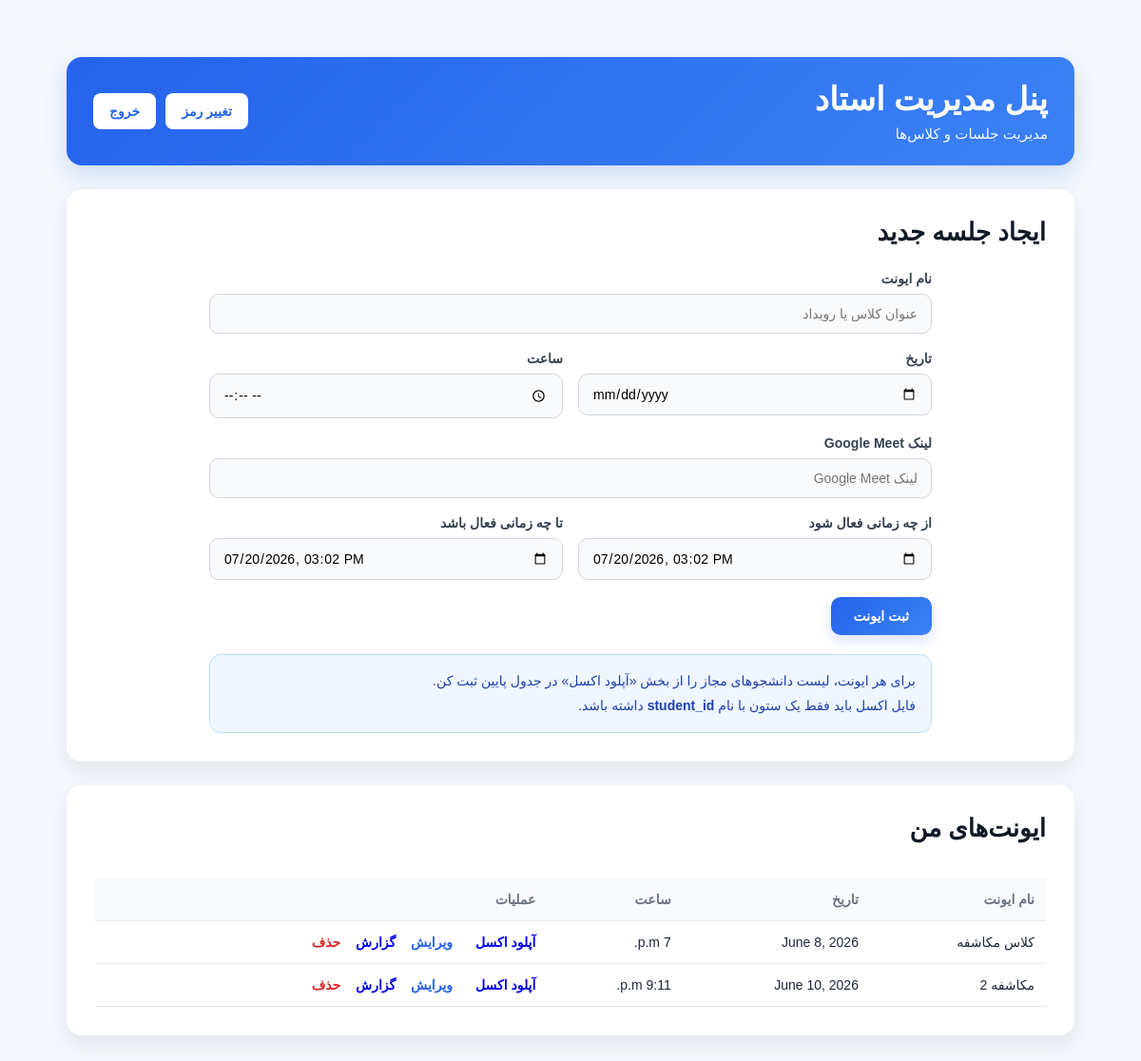
The page /dashboard/ (signed in) on the database as committed earlier.
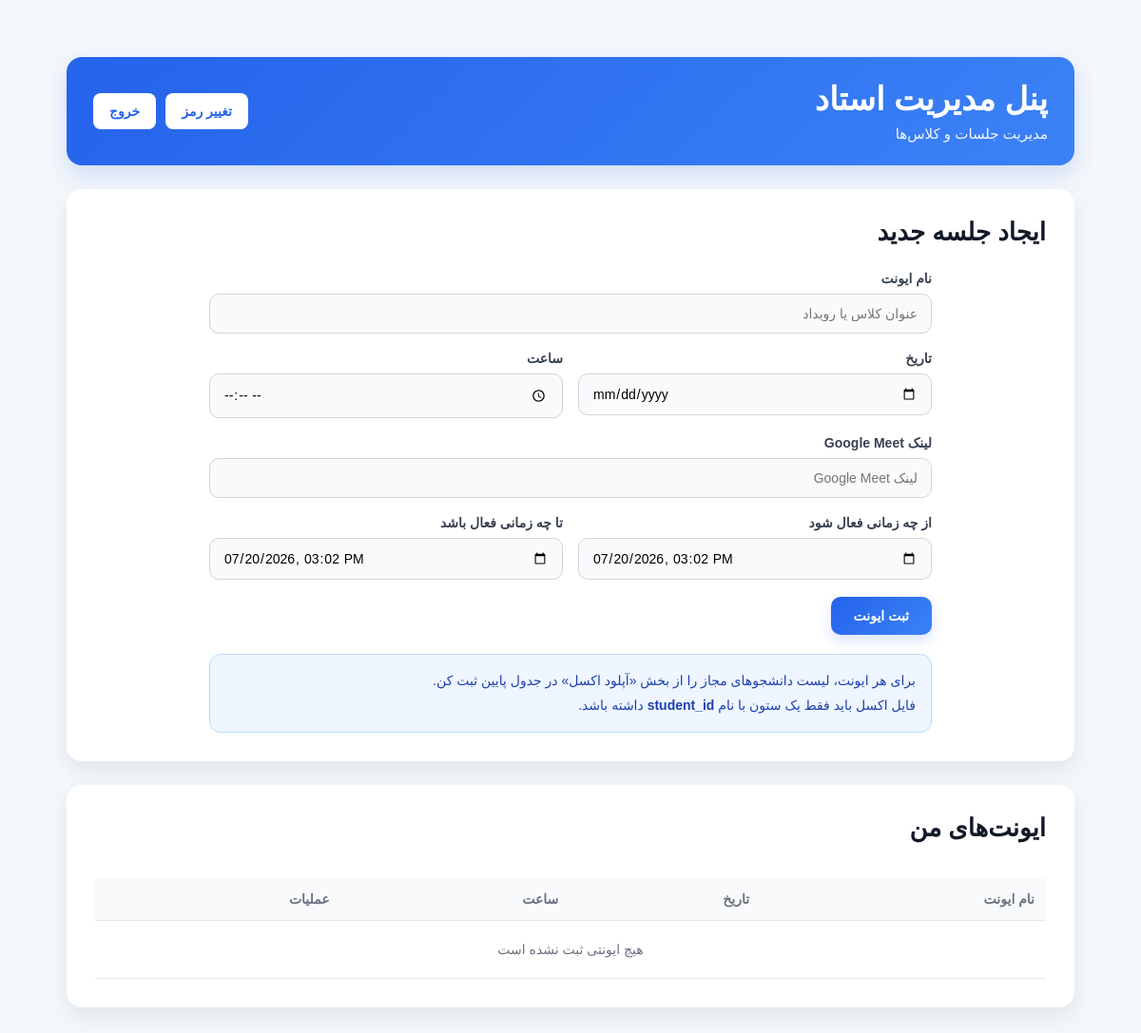
The same page on the database as committed later.
### events/models.py (models this page shows, shortened)
class Event(models.Model):
    teacher = models.ForeignKey(
        settings.AUTH_USER_MODEL,
        on_delete=models.CASCADE,
        related_name="events",
        limit_choices_to={"role": "TEACHER"},
    )
    title = models.CharField(max_length=200)
    meeting_link = models.URLField()
    event_date = models.DateField()
    event_time = models.TimeField()
    available_from = models.DateTimeField(default=timezone.now)
    available_until = models.DateTimeField(default=timezone.now)
    created_at = models.DateTimeField(auto_now_add=True)

### accounts/views.py (the view)
# urls.py: path("", views.teacher_dashboard, name="teacher_dashboard"),
@login_required
def teacher_dashboard(request):
    events = Event.objects.filter(teacher=request.user)
    form = EventForm()
    return render(
        request,
        "accounts/dashboard.html",
        {
            "events": events,
            "form": form,
        },
    )

### events/forms.py
class EventForm(forms.ModelForm):
    def __init__(self, *args, **kwargs):
        super().__init__(*args, **kwargs)
        self.fields['available_from'].input_formats = ['%Y-%m-%dT%H:%M']
        self.fields['available_until'].input_formats = ['%Y-%m-%dT%H:%M']
    class Meta:
        model = Event
        fields = [
            "title",
            "event_date",
            "event_time",
            "meeting_link",
            "available_from",
            "available_until",
        ]
        widgets = {
            "title": forms.TextInput(attrs={"placeholder": "عنوان کلاس یا رویداد"}),
            "event_date": forms.DateInput(attrs={"type": "date"}),
            "event_time": forms.TimeInput(attrs={"type": "time"}),
            "meeting_link": forms.URLInput(attrs={"placeholder": "لینک Google Meet"}),
            "available_from": forms.DateTimeInput(
                attrs={"type": "datetime-local"},
                format="%Y-%m-%dT%H:%M"
            ),
            "available_until": forms.DateTimeInput(
                attrs={"type": "datetime-local"},
                format="%Y-%m-%dT%H:%M"
            ),
        }

### accounts/templates/accounts/dashboard.html (shortened to what this page needs)
<!DOCTYPE html>
<html lang="fa" dir="rtl">
<head>
</head>
<body>
<div class="container">
    <div class="header">
        <div>
            <h1>پنل مدیریت استاد</h1>
            <p>مدیریت جلسات و کلاس‌ها</p>
        </div>
        <div class="header-buttons">
            <a href="{% url 'password_change' %}" class="btn">تغییر رمز</a>
            <a href="{% url 'accounts:logout' %}" class="btn">خروج</a>
        </div>
    </div>
    <div class="card">
        <h2>ایجاد جلسه جدید</h2>
        <div class="form-box">
            <form method="post" action="{% url 'teacher_dashboard' %}" class="event-form">
                <div class="row">
                    <div class="col-full">
                        <label>نام ایونت</label>
                        {{ form.title }}
                    </div>
                </div>
                <div class="row two-cols">
                    <div class="col">
                        <label>تاریخ</label>
                        {{ form.event_date }}
                    </div>
                    <div class="col">
                        <label>ساعت</label>
                        {{ form.event_time }}
                    </div>
                </div>
                <div class="row">
                    <div class="col-full">
                        <label>لینک Google Meet</label>
                        {{ form.meeting_link }}
                    </div>
                </div>
                <div class="row two-cols">
                    <div class="col">
                        <label>از چه زمانی فعال شود</label>
                        {{ form.available_from }}
                    </div>
                    <div class="col">
                        <label>تا چه زمانی فعال باشد</label>
                        {{ form.available_until }}
                    </div>
                </div>
                <div class="submit-row">
                    <button type="submit" class="submit-btn">ثبت ایونت</button>
                </div>
            </form>
            <div class="helper-box">
                برای هر ایونت، لیست دانشجوهای مجاز را از بخش «آپلود اکسل» در جدول پایین ثبت کن.<br>
                فایل اکسل باید فقط یک ستون با نام <strong>student_id</strong> داشته باشد.
            </div>
        </div>
    </div>
    <div class="card">
        <h2>ایونت‌های من</h2>
        <div class="table-wrap">
            <table>
                <thead>
                    <tr>
                        <th>نام ایونت</th>
                        <th>تاریخ</th>
                        <th>ساعت</th>
                        <th>عملیات</th>
                    </tr>
                </thead>
                <tbody>
                    {% for event in events %}
                    <tr id="event-row-{{ event.id }}">
                        <td>{{ event.title }}</td>
                        <td>{{ event.event_date }}</td>
                        <td>{{ event.event_time }}</td>
                        <td class="actions">
                            <a href="/events/upload-excel/{{ event.id }}/">آپلود اکسل</a>
                            <a href="/events/edit/{{ event.id }}/" class="action-edit">
                                ویرایش
                            </a>
                            <a href="/events/export-attendance/{{ event.id }}/">گزارش</a>
                            <a href="#"
                               class="delete"
                               onclick="openDeleteModal('{{ event.id }}', '{{ event.title|escapejs }}'); return false;">
                                حذف
                            </a>
                        </td>
                    </tr>
                    {% empty %}
                    <tr>
                        <td colspan="4" class="empty-row">هیچ ایونتی ثبت نشده است</td>
                    </tr>
                    {% endfor %}
                </tbody>
            </table>
        </div>
    </div>
</div>
</body>
</html>

Rows that differ between the two databases and show on the page:
removed Event: title "کلاس مکاشفه", event_date "June 8, 2026", event_time "7 p.m."
removed Event: title "مکاشفه 2", event_date "June 10, 2026", event_time "9:11 p.m."
Other text that changed with them:
text now shown: "هیچ ایونتی ثبت نشده است"
